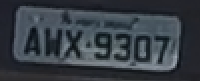
#> input picture detect.jpg, 200 x 81 px
$ python -i basic_transformations.py   (imports and definitions only)   (older library calls are emulated)
#> lines starting #> are read from the running program, lines starting #| are printed output that depends on the picture; after the words box and inside, x2 and y2 are one past the last pixel; in counts of white or black regions, pixels touching at a corner belong together
import cv2
import numpy as np


class BasicTransformations:

    def __init__(self, display_helper=None):
        self.display_helper = display_helper

    # [47 lines left out: functions gray_scale, blur, bilateral_filter, histogram_equalization, contrast_brightness, canny_edge_detection and 3 more, not called in this run]

    def binary_threshold(self, image, thresh):
        _, threshed = cv2.threshold(image, thresh, 255, cv2.THRESH_BINARY)
        self.display_helper.add_to_plot(threshed, title='Binary threshold', fix_colors=True)
        return threshed

    # [4 lines left out: function otsu_threshold, not called in this run]

    def skeletonize(self, image):
        size = np.size(image)
        skeletonized = np.zeros(image.shape, np.uint8)

        image = self.binary_threshold(image, 127)

        # Invert if a lot of white spaces
        non_zeros = np.count_nonzero(image)
        zeros = image.size - non_zeros
        if non_zeros > zeros:
            image = cv2.bitwise_not(image)

        element = cv2.getStructuringElement(cv2.MORPH_CROSS, (3, 3))
        done = False

        while not done:
            eroded = cv2.erode(image, element)
            temp = cv2.dilate(eroded, element)
            temp = cv2.subtract(image, temp)
            skeletonized = cv2.bitwise_or(skeletonized, temp)
            image = eroded.copy()

            zeros = size - cv2.countNonZero(image)
            if zeros == size:
                done = True

        self.display_helper.add_to_plot(skeletonized, title='Skeletonization', fix_colors=True)
        return skeletonized

    # [46 lines left out: functions morphological_opening, morphological_closing, erosion, dilation, color_mask, not called in this run]

>>> import cv2
>>> picture = cv2.imread('../detect.jpg', cv2.IMREAD_GRAYSCALE)
#> picture: shape (81, 200); min 12, max 163, mean 59.8
>>> result = BasicTransformations().skeletonize(picture)
#> in skeletonize, `size = np.size(image)`: size = 16200
#> in binary_threshold, `_, threshed = cv2.threshold(image, thresh, 255, cv2.THRESH_BINARY)`:
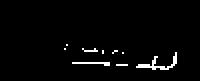
#> threshed: shape (81, 200); 2.3% white in thin lines or dots, all inside (x1, y1, x2, y2) = (64, 44, 177, 70)
#> (the run stopped early here; a loop or call above may not have finished)

$ run again, on skewed1.jpg
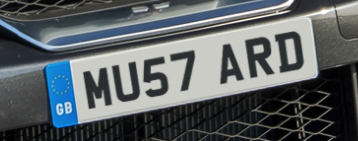
#> input picture skewed1.jpg, 358 x 141 px
#> `picture = cv2.imread('../detect.jpg', cv2.IMREAD_GRAYSCALE)`:
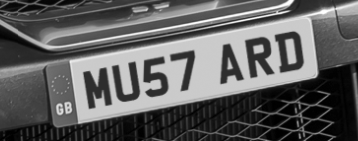
#> picture: shape (141, 358); min 0, max 255, mean 95.3
#> size = 50478
#> in binary_threshold, `_, threshed = cv2.threshold(image, thresh, 255, cv2.THRESH_BINARY)`:
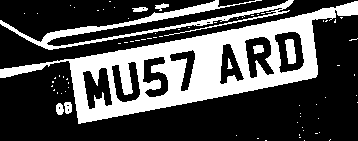
#> threshed: shape (141, 358); 30.7% white; 74 white regions (65 under 20 px), largest, box (x1, y1, x2, y2) and area: (0, 1, 358, 124) 12315, (0, 0, 294, 50) 2456, (285, 39, 296, 64) 208
